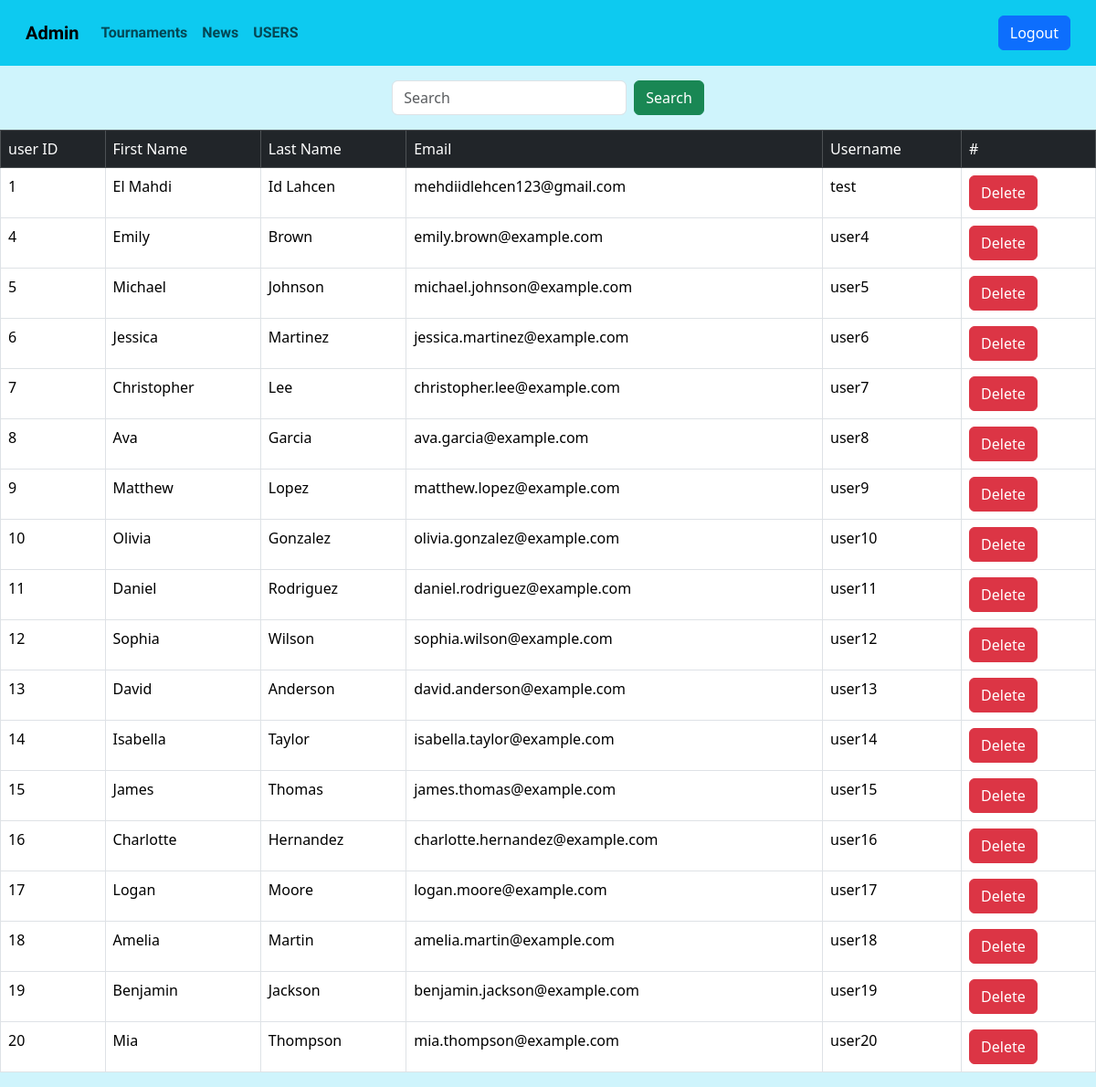
The app's page /admin-users.php (signed in) with its own data.
### tables this page shows
CREATE TABLE IF NOT EXISTS `users` (
  `id_user` int NOT NULL AUTO_INCREMENT,
  `first_name` varchar(30) NOT NULL,
  `last_name` varchar(30) NOT NULL,
  `email` varchar(50) NOT NULL,
  `pass` varchar(30) NOT NULL,
  `id_login` int NOT NULL,
  `profile_picture` varchar(512) DEFAULT NULL,
  PRIMARY KEY (`id_user`),
  UNIQUE KEY `email` (`email`),
  UNIQUE KEY `id_login` (`id_login`)
);

### admin-users.php (the view, shortened to what this page needs)
<!DOCTYPE html>
<html lang="en">
<head>
    <link rel="stylesheet" href="./bootstrap-5.3.3-dist/css/bootstrap.css">
</head>
<body class="bg-info-subtle">
    <header>
        <?php
            include_once "./admin-navbar.php";
        ?>
    </header>
        <div class="d-flex justify-content-center m-3 ">
            <form class="d-flex" role="search" method="get" action="admin-users.php">
                <input class="form-control me-2" type="search" placeholder="Search" name="search_text" aria-label="Search">
                <button class="btn btn-success" type="submit" name="search" value="search" >Search</button>
            </form>
            <?php
                if (isset($_GET["search"] ,$_GET["search_text"] )&& $_GET["search"]=='search' ) {
                    $search_text = $_GET["search_text"];
                    $search=true;
                }else {
                    $search = false;
                }
            ?>
        </div>
        <main >
            <?php
            if (!$search) {
                $qry = 'SELECT * FROM users
                LEFT JOIN login ON users.id_login = login.id_login;';
            }else{
                $qry = "SELECT * FROM users
                LEFT JOIN login ON users.id_login = login.id_login
                WHERE username LIKE '%$search_text%' or first_name LIKE '%$search_text%' or last_name LIKE '%$search_text%' ";
            }
                $stmt  = $conn->prepare($qry);
            ?>
                <table class="table table-bordered  table-centered ">
                    <thead class="table-dark">
                        <td>user ID</td>
                        <td>First Name</td>
                        <td>Last Name</td>
                        <td>Email</td>
                        <td>Username</td>
                        <td>#</td>
                    </thead>
            <form action="./delete.php" method="post">
            <?php
                if ($stmt->execute()):
                    $result = $stmt->fetchAll(PDO::FETCH_ASSOC);
                    foreach ($result as $row) :
                    ?>
                        <tbody>
                            <td><?= $row["id_user"] ?></td>
                            <td><?= $row["first_name"] ?></td>
                            <td><?= $row["last_name"] ?></td>
                            <td><?= $row["email"] ?></td>
                            <td><?= $row["username"] ?></td>
                            <td><button type="submit" class="btn btn-danger" name="user_remove" value="<?= $row["id_login"] ?>" >Delete</button></td>
                        </tbody>
                    <?php endforeach;?>
                <?php endif;?>
                    </form>
                    </table>
        </main>
</body>
</html>

### admin-navbar.php (shortened to what this page needs)
<nav class="navbar navbar-expand-lg bg-info p-3">
  <div class="container-fluid">
    <a style = "font-family: 'roboto';" class="navbar-brand" href="./admin.php">Admin</a>
    <div class="collapse navbar-collapse" id="navbarNav" style="font-family: 'roboto';">
      <ul class="navbar-nav">
        <li class="nav-item">
          <a class="nav-link " aria-current="page" href="./admin-tournaments.php">Tournaments</a>
        </li>
        <li class="nav-item">
          <a class="nav-link" href="./admin-news.php">News</a>
        </li>
        <li class="nav-item">
          <a class="nav-link" href="./admin-users.php">USERS</a>
        </li>
      </ul>
    </div>
    <form action="./admin-navbar.php" method="post">
      <button class="btn btn-primary" name="logout" value = "end">Logout</button>
    </form>
  </div>
</nav>

### records on screen
users: id_user "1", first_name "El Mahdi", last_name "Id Lahcen", email "mehdiidlehcen123@gmail.com", id_login.username "test"
users: id_user "4", first_name "Emily", last_name "Brown", email "emily.brown@example.com", id_login.username "user4"
users: id_user "5", first_name "Michael", last_name "Johnson", email "michael.johnson@example.com", id_login.username "user5"
users: id_user "6", first_name "Jessica", last_name "Martinez", email "jessica.martinez@example.com", id_login.username "user6"
users: id_user "7", first_name "Christopher", last_name "Lee", email "christopher.lee@example.com", id_login.username "user7"
users: id_user "8", first_name "Ava", last_name "Garcia", email "ava.garcia@example.com", id_login.username "user8"
users: id_user "9", first_name "Matthew", last_name "Lopez", email "matthew.lopez@example.com", id_login.username "user9"
users: id_user "10", first_name "Olivia", last_name "Gonzalez", email "olivia.gonzalez@example.com", id_login.username "user10"
users: id_user "11", first_name "Daniel", last_name "Rodriguez", email "daniel.rodriguez@example.com", id_login.username "user11"
users: id_user "12", first_name "Sophia", last_name "Wilson", email "sophia.wilson@example.com", id_login.username "user12"
users: id_user "13", first_name "David", last_name "Anderson", email "david.anderson@example.com", id_login.username "user13"
users: id_user "14", first_name "Isabella", last_name "Taylor", email "isabella.taylor@example.com", id_login.username "user14"
users: id_user "15", first_name "James", last_name "Thomas", email "james.thomas@example.com", id_login.username "user15"
users: id_user "16", first_name "Charlotte", last_name "Hernandez", email "charlotte.hernandez@example.com", id_login.username "user16"
users: id_user "17", first_name "Logan", last_name "Moore", email "logan.moore@example.com", id_login.username "user17"
users: id_user "18", first_name "Amelia", last_name "Martin", email "amelia.martin@example.com", id_login.username "user18"
users: id_user "19", first_name "Benjamin", last_name "Jackson", email "benjamin.jackson@example.com", id_login.username "user19"
users: id_user "20", first_name "Mia", last_name "Thompson", email "mia.thompson@example.com", id_login.username "user20"
